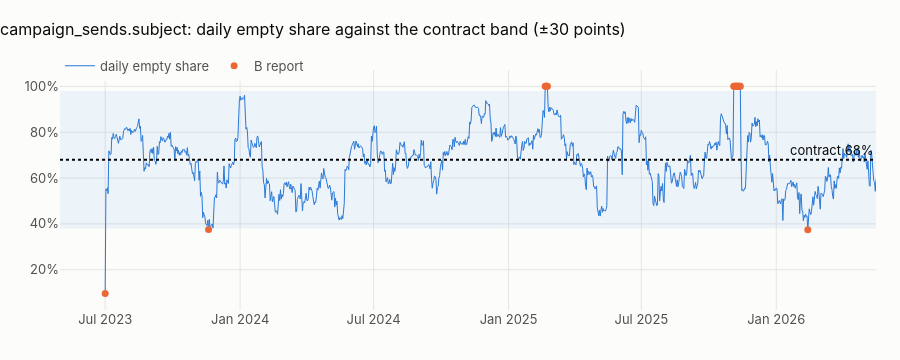

Notebook source saved alongside this figure:
### Markdown cell above
**No partition is held.** The only reports are 46 severity-B **empty-share** checks on `campaign_sends`: `subject`
on 17 days and `was_opened` on 29, both "more than 30 points away from the contract's empty share". The next cell
shows why.

### Code cell
ch = pl.q("""select send_channel, count(*) as sends,
                    round(100 * avg((subject is null)::int), 1) as subject_empty_pct,
                    round(100 * avg((was_opened is null)::int), 1) as was_opened_empty_pct
             from {typed_campaign_sends} group by 1 order by 2 desc""")
show(ch, paging=False)
daily = pl.q("""
    with p as (select partition_date, n_empty / n_rows as share from {dq_partition_profile}
               where table_name = 'campaign_sends' and column_name = 'subject'),
         d as (select partition_date from {dq_schema_drift}
               where table_name = 'campaign_sends' and column_name = 'subject')
    select p.*, p.partition_date in (select partition_date from d) as reported from p order by 1""")
base = pl.q("""select empty_share from {source_contract_columns}
               where table_name = 'campaign_sends' and column_name = 'subject'""").iloc[0, 0]
fig = go.Figure()
fig.add_hrect(y0=base - 0.3, y1=min(1, base + 0.3), fillcolor="#3987e5", opacity=0.08, line_width=0)
fig.add_hline(y=base, line_dash="dot", annotation_text=f"contract {base:.0%}")
fig.add_trace(
    go.Scatter(
        x=daily.partition_date,
        y=daily.share,
        mode="lines",
        name="daily empty share",
        line=dict(width=1),
    )
)
r = daily[daily.reported]
fig.add_trace(
    go.Scatter(x=r.partition_date, y=r.share, mode="markers", name="B report", marker=dict(size=7))
)
fig.update_layout(
    title="campaign_sends.subject: daily empty share against the contract band (±30 points)",
    height=360,
    yaxis_tickformat=".0%",
    xaxis_title=None,
)
fig.show()

### Figure 1 — Plotly figure (JSON) as saved in the notebook; plotly's stock layout.template omitted (floating-point values rounded to 4 significant figures; data arrays with more than 128 entries replaced by an {"elided": "..."} marker saying what was removed)
{"data": [{"line": {"width": 1}, "mode": "lines", "name": "daily empty share", "type": "scatter", "x": {"elided": "1052 str values"}, "y": {"elided": "1052 float values"}}, {"marker": {"size": 7}, "mode": "markers", "name": "B report", "type": "scatter", "x": ["2023-07-01T00:00:00.000000", "2023-11-19T00:00:00.000000", "2025-02-20T00:00:00.000000", "2025-02-21T00:00:00.000000", "2025-02-22T00:00:00.000000", "2025-02-23T00:00:00.000000", "2025-11-04T00:00:00.000000", "2025-11-05T00:00:00.000000", "2025-11-06T00:00:00.000000", "2025-11-07T00:00:00.000000", "2025-11-08T00:00:00.000000", "2025-11-09T00:00:00.000000", "2025-11-10T00:00:00.000000", "2025-11-11T00:00:00.000000", "2025-11-12T00:00:00.000000", "2025-11-13T00:00:00.000000", "2026-02-13T00:00:00.000000"], "y": [0.09577, 0.3758, 1.0, 1.0, 1.0, 1.0, 1.0, 1.0, 1.0, 1.0, 1.0, 1.0, 1.0, 1.0, 1.0, 1.0, 0.3745]}], "layout": {"annotations": [{"showarrow": false, "text": "contract 68%", "x": 1, "xanchor": "right", "xref": "x domain", "y": 0.6803, "yanchor": "bottom", "yref": "y"}], "height": 360, "shapes": [{"fillcolor": "#3987e5", "line": {"width": 0}, "opacity": 0.08, "type": "rect", "x0": 0, "x1": 1, "xref": "x domain", "y0": 0.3803, "y1": 0.9803, "yref": "y"}, {"line": {"dash": "dot"}, "type": "line", "x0": 0, "x1": 1, "xref": "x domain", "y0": 0.6803, "y1": 0.6803, "yref": "y"}], "title": {"text": "campaign_sends.subject: daily empty share against the contract band (±30 points)"}, "xaxis": {"title": {}}, "yaxis": {"tickformat": ".0%"}}}
